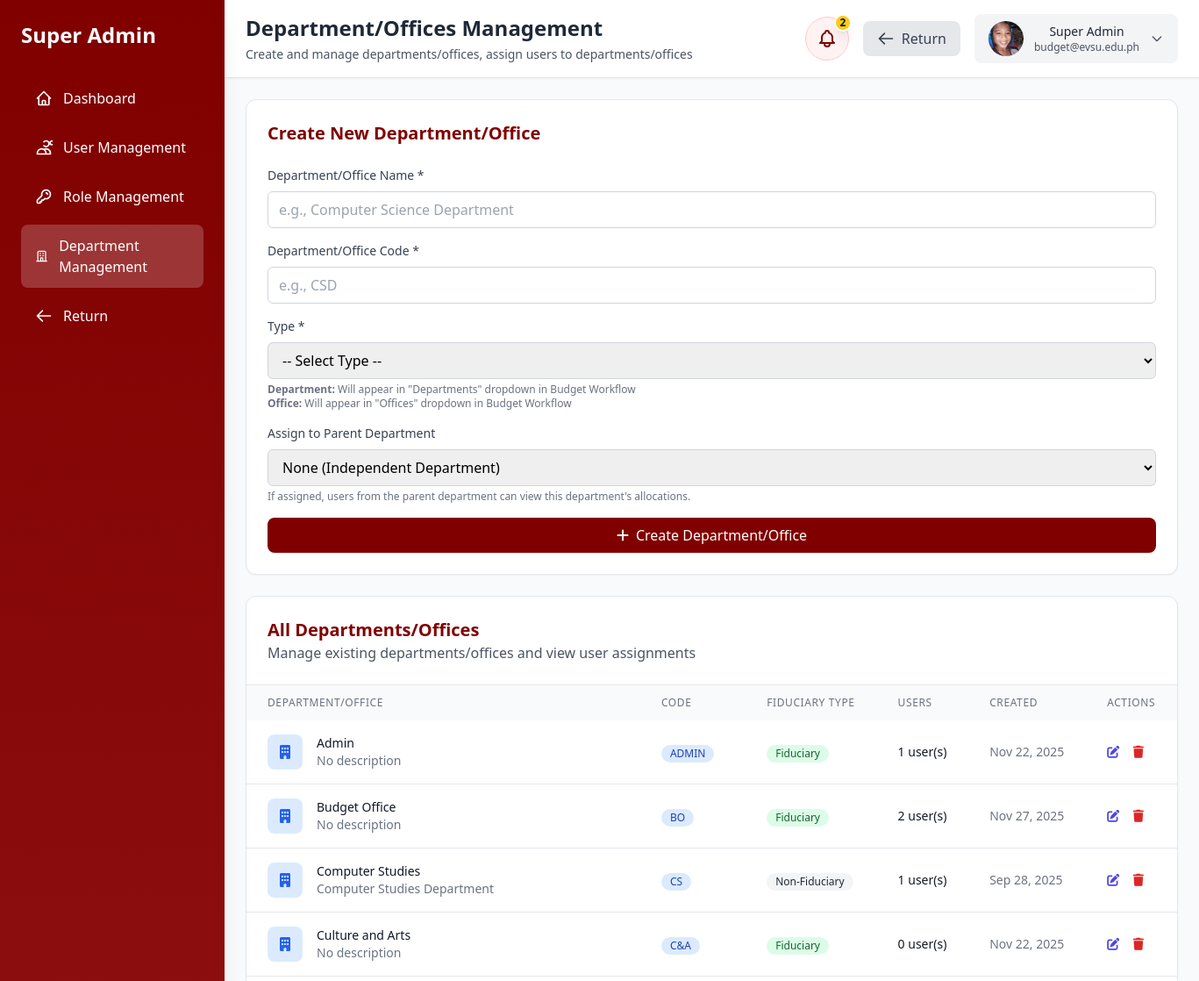
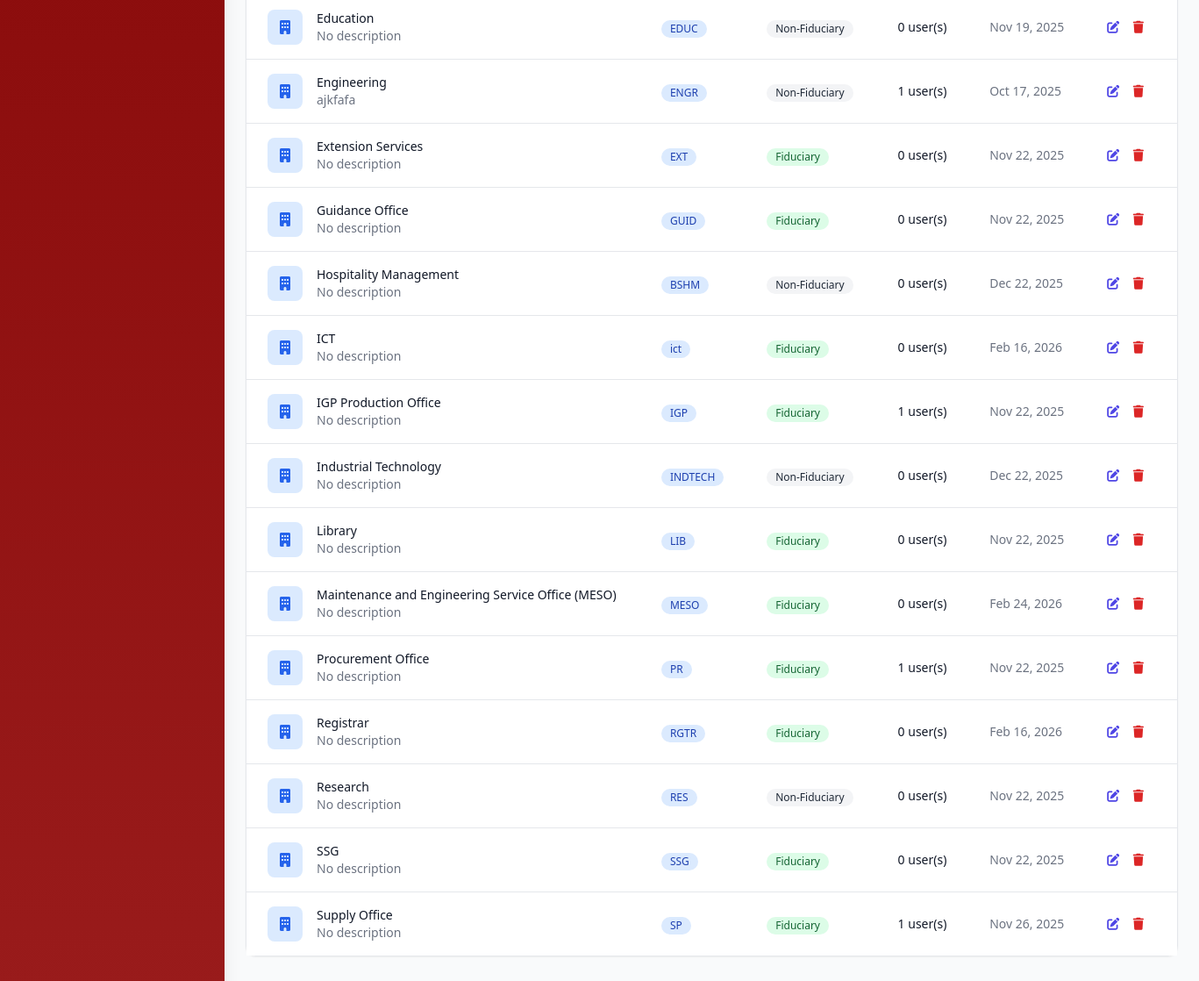
Page /pages/department_management.php (signed in) on the committed database (2 pictures, top to bottom).
### tables this page shows
CREATE TABLE `departments` (
  `id` int(11) NOT NULL,
  `dept_name` varchar(100) NOT NULL,
  `dept_code` varchar(20) NOT NULL,
  `fiduciary_type` enum('Fiduciary','Non-Fiduciary') DEFAULT 'Non-Fiduciary',
  `parent_department_id` int(11) DEFAULT NULL,
  `dept_description` text DEFAULT NULL,
  `is_active` tinyint(1) DEFAULT 1,
  `created_at` timestamp NOT NULL DEFAULT current_timestamp(),
  `updated_at` timestamp NOT NULL DEFAULT current_timestamp() ON UPDATE current_timestamp()
);

### pages/department_management.php (the view, shortened to what this page needs)
<?php
$userEmail = isset($_SESSION['user_email']) ? $_SESSION['user_email'] : '';
include __DIR__ . '/../components/profile_avatar.php';
try {
    $conn = getDB();
    $query = "SELECT d.id, d.dept_name, d.dept_code, d.fiduciary_type, d.parent_department_id, d.dept_description, d.is_active, d.created_at, d.updated_at,
              (SELECT COUNT(*) FROM users WHERE department_id = d.id) as user_count,
              p.dept_name as parent_dept_name
              FROM departments d
              LEFT JOIN departments p ON d.parent_department_id = p.id
              ORDER BY d.dept_name";
    $stmt = $conn->prepare($query);
    $stmt->execute();
    $departments = $stmt->fetchAll(PDO::FETCH_ASSOC);
} catch (Exception $e) {
    $departments = [];
    error_log("Error fetching departments: " . $e->getMessage());
}
?>
<!DOCTYPE html>
<html lang="en">
<head>
    <script src="https://cdn.tailwindcss.com"></script>
    <link rel="stylesheet" href="https://cdnjs.cloudflare.com/ajax/libs/font-awesome/6.0.0/css/all.min.css">
</head>
<body class="bg-gray-50 font-inter">
    <div class="flex min-h-screen">
        <?php include __DIR__ . '/../components/super_admin_sidebar.php'; ?>
        <div class="flex-1 flex flex-col ml-64" data-main-content>
            <header class="bg-white border-b border-gray-200 shadow-sm">
                <div class="px-6 py-4 flex justify-between items-center">
                    <div>
                        <h1 class="text-2xl font-bold text-gray-800">Department/Offices Management</h1>
                        <p class="text-gray-600 text-sm mt-1">Create and manage departments/offices, assign users to departments/offices</p>
                    </div>
                    <div class="flex items-center gap-4">
                        <?php
                        require_once __DIR__ . '/../classes/Notification.php';
                        include __DIR__ . '/../components/notification_bell.php';
                        ?>
                        <button onclick="window.location.href='admin_dashboard.php'" class="px-4 py-2 bg-gray-200 text-gray-700 rounded-lg hover:bg-gray-300 transition-colors flex items-center">
                            <svg class="w-5 h-5 mr-2" fill="none" stroke="currentColor" viewBox="0 0 24 24">
                                <path stroke-linecap="round" stroke-linejoin="round" stroke-width="2" d="M10 19l-7-7m0 0l7-7m-7 7h18"></path>
                            </svg>
                            Return
                        </button>
                        <div class="relative">
                            <button onclick="toggleProfileDropdown()" class="flex items-center space-x-3 bg-gray-100 px-4 py-2 rounded-lg hover:bg-gray-200 transition-colors">
                                <div class="text-sm">
                                    <div class="font-medium text-gray-800"><?php echo htmlspecialchars($username); ?></div>
                                    <div class="text-xs text-gray-600"><?php echo htmlspecialchars($userEmail); ?></div>
                                </div>
                                <svg class="w-4 h-4 text-gray-600" fill="none" stroke="currentColor" viewBox="0 0 24 24">
                                    <path stroke-linecap="round" stroke-linejoin="round" stroke-width="2" d="M19 9l-7 7-7-7"></path>
                                </svg>
                            </button>
                        </div>
                    </div>
                </div>
            </header>
            <div class="flex-1 p-6">
                <div class="space-y-6 mb-6">
                    <div class="bg-white rounded-xl shadow-sm border border-gray-200 p-6">
                        <h2 class="text-xl font-bold text-maroon mb-6">Create New Department/Office</h2>
                        <form method="POST" class="space-y-4">
                            <div>
                                <label class="block text-sm font-medium text-gray-700 mb-2">Department/Office Name *</label>
                                <input type="text" name="dept_name" required class="w-full px-3 py-2 border border-gray-300 rounded-md focus:outline-none focus:ring-2 focus:ring-maroon" placeholder="e.g., Computer Science Department">
                            </div>
                            <div>
                                <label class="block text-sm font-medium text-gray-700 mb-2">Department/Office Code *</label>
                                <input type="text" name="dept_code" required class="w-full px-3 py-2 border border-gray-300 rounded-md focus:outline-none focus:ring-2 focus:ring-maroon" placeholder="e.g., CSD">
                            </div>
                            <div>
                                <label class="block text-sm font-medium text-gray-700 mb-2">Type *</label>
                                <select name="fiduciary_type" required class="w-full px-3 py-2 border border-gray-300 rounded-md focus:outline-none focus:ring-2 focus:ring-maroon">
                                    <option value="">-- Select Type --</option>
                                </select>
                                <p class="text-xs text-gray-500 mt-1">
                                    <strong>Department:</strong> Will appear in "Departments" dropdown in Budget Workflow<br>
                                    <strong>Office:</strong> Will appear in "Offices" dropdown in Budget Workflow
                                </p>
                            </div>
                            <div>
                                <label class="block text-sm font-medium text-gray-700 mb-2">Assign to Parent Department</label>
                                <select name="parent_department_id" class="w-full px-3 py-2 border border-gray-300 rounded-md focus:outline-none focus:ring-2 focus:ring-maroon">
                                    <option value="">None (Independent Department)</option>
                                </select>
                                <p class="text-xs text-gray-500 mt-1">If assigned, users from the parent department can view this department's allocations.</p>
                            </div>
                            <button type="submit" class="w-full bg-maroon text-white py-2 px-4 rounded-lg hover:bg-maroon-dark">
                                <i class="fas fa-plus mr-2"></i>Create Department/Office
                            </button>
                        </form>
                </div>
                <div class="bg-white rounded-xl shadow-sm border border-gray-200">
                    <div class="p-6 border-b border-gray-200">
                        <h2 class="text-xl font-bold text-maroon">All Departments/Offices</h2>
                        <p class="text-gray-600">Manage existing departments/offices and view user assignments</p>
                    </div>
                    <div class="overflow-x-auto">
                        <table class="w-full">
                            <thead class="bg-gray-50">
                                <tr>
                                    <th class="px-6 py-3 text-left text-xs font-medium text-gray-500 uppercase tracking-wider">Department/Office</th>
                                    <th class="px-6 py-3 text-left text-xs font-medium text-gray-500 uppercase tracking-wider">Code</th>
                                    <th class="px-6 py-3 text-left text-xs font-medium text-gray-500 uppercase tracking-wider">Fiduciary Type</th>
                                    <th class="px-6 py-3 text-left text-xs font-medium text-gray-500 uppercase tracking-wider">Users</th>
                                    <th class="px-6 py-3 text-left text-xs font-medium text-gray-500 uppercase tracking-wider">Created</th>
                                    <th class="px-6 py-3 text-left text-xs font-medium text-gray-500 uppercase tracking-wider">Actions</th>
                                </tr>
                            </thead>
                            <tbody class="bg-white divide-y divide-gray-200">
                                <?php if (empty($departments)): ?>
                                    <tr>
                                        <td colspan="6" class="px-6 py-12 text-center text-gray-500">
                                            <i class="fas fa-building text-4xl mb-4"></i>
                                            <p>No departments/offices found</p>
                                            <p class="text-sm mt-2">Create your first department/office using the form above.</p>
                                        </td>
                                    </tr>
                                <?php else: ?>
                                    <?php foreach ($departments as $dept):
                                        $fiduciaryType = $dept['fiduciary_type'] ?? 'Non-Fiduciary';
                                        $isFiduciary = ($fiduciaryType === 'Fiduciary');
                                    ?>
                                        <tr class="hover:bg-gray-50">
                                            <td class="px-6 py-4 whitespace-nowrap">
                                                <div class="flex items-center">
                                                    <div class="flex-shrink-0 h-10 w-10">
                                                        <div class="h-10 w-10 bg-blue-100 rounded-lg flex items-center justify-center">
                                                            <i class="fas fa-building text-blue-600"></i>
                                                        </div>
                                                    </div>
                                                    <div class="ml-4">
                                                        <div class="text-sm font-medium text-gray-900"><?php echo htmlspecialchars($dept['dept_name']); ?></div>
                                                        <div class="text-sm text-gray-500"><?php echo htmlspecialchars($dept['dept_description'] ?: 'No description'); ?></div>
                                                    </div>
                                                </div>
                                            </td>
                                            <td class="px-6 py-4 whitespace-nowrap">
                                                <span class="inline-flex items-center px-2.5 py-0.5 rounded-full text-xs font-medium bg-blue-100 text-blue-800">
                                                    <?php echo htmlspecialchars($dept['dept_code']); ?>
                                                </span>
                                            </td>
                                            <td class="px-6 py-4 whitespace-nowrap">
                                                <span class="inline-flex items-center px-2.5 py-0.5 rounded-full text-xs font-medium <?php echo $isFiduciary ? 'bg-green-100 text-green-800' : 'bg-gray-100 text-gray-800'; ?>">
                                                    <?php echo htmlspecialchars($fiduciaryType); ?>
                                                </span>
                                            </td>
                                            <td class="px-6 py-4 whitespace-nowrap text-sm text-gray-900">
                                                <?php echo $dept['user_count']; ?> user(s)
                                            </td>
                                            <td class="px-6 py-4 whitespace-nowrap text-sm text-gray-500">
                                                <?php echo date('M j, Y', strtotime($dept['created_at'])); ?>
                                            </td>
                                            <td class="px-6 py-4 whitespace-nowrap text-sm font-medium">
                                                <button onclick="openEditModal(<?php echo htmlspecialchars(json_encode($dept)); ?>)" class="text-indigo-600 hover:text-indigo-900 mr-3" title="Edit">
                                                    <i class="fas fa-edit"></i>
                                                </button>
                                                <button onclick="deleteDepartment(<?php echo $dept['id']; ?>, <?php echo $dept['user_count']; ?>)" class="text-red-600 hover:text-red-900" title="Delete">
                                                    <i class="fas fa-trash"></i>
                                                </button>
                                            </td>
                                        </tr>
                                    <?php endforeach; ?>
                                <?php endif; ?>
                            </tbody>
                        </table>
                    </div>
                </div>
            </div>
        </div>
    </div>
</body>
</html>

### rows in the picture
departments: dept_name "Admin", dept_description "No description", dept_code "ADMIN", fiduciary_type "Fiduciary", user_count "1", created_at "Nov 22, 2025"
departments: dept_name "Budget Office", dept_description "No description", dept_code "BO", fiduciary_type "Fiduciary", user_count "2", created_at "Nov 27, 2025"
departments: dept_name "Computer Studies", dept_description "Computer Studies Department", dept_code "CS", fiduciary_type "Non-Fiduciary", user_count "1", created_at "Sep 28, 2025"
departments: dept_name "Culture and Arts", dept_description "No description", dept_code "C&A", fiduciary_type "Fiduciary", user_count "0", created_at "Nov 22, 2025"
departments: dept_name "Education", dept_description "No description", dept_code "EDUC", fiduciary_type "Non-Fiduciary", user_count "0", created_at "Nov 19, 2025"
departments: dept_name "Engineering", dept_description "ajkfafa", dept_code "ENGR", fiduciary_type "Non-Fiduciary", user_count "1", created_at "Oct 17, 2025"
departments: dept_name "Extension Services", dept_description "No description", dept_code "EXT", fiduciary_type "Fiduciary", user_count "0", created_at "Nov 22, 2025"
departments: dept_name "Guidance Office", dept_description "No description", dept_code "GUID", fiduciary_type "Fiduciary", user_count "0", created_at "Nov 22, 2025"
departments: dept_name "Hospitality Management", dept_description "No description", dept_code "BSHM", fiduciary_type "Non-Fiduciary", user_count "0", created_at "Dec 22, 2025"
departments: dept_name "ICT", dept_description "No description", dept_code "ict", fiduciary_type "Fiduciary", user_count "0", created_at "Feb 16, 2026"
departments: dept_name "IGP Production Office", dept_description "No description", dept_code "IGP", fiduciary_type "Fiduciary", user_count "1", created_at "Nov 22, 2025"
departments: dept_name "Industrial Technology", dept_description "No description", dept_code "INDTECH", fiduciary_type "Non-Fiduciary", user_count "0", created_at "Dec 22, 2025"
departments: dept_name "Library", dept_description "No description", dept_code "LIB", fiduciary_type "Fiduciary", user_count "0", created_at "Nov 22, 2025"
departments: dept_name "Maintenance and Engineering Service Office (MESO)", dept_description "No description", dept_code "MESO", fiduciary_type "Fiduciary", user_count "0", created_at "Feb 24, 2026"
departments: dept_name "Procurement Office", dept_description "No description", dept_code "PR", fiduciary_type "Fiduciary", user_count "1", created_at "Nov 22, 2025"
departments: dept_name "Registrar", dept_description "No description", dept_code "RGTR", fiduciary_type "Fiduciary", user_count "0", created_at "Feb 16, 2026"
departments: dept_name "Research", dept_description "No description", dept_code "RES", fiduciary_type "Non-Fiduciary", user_count "0", created_at "Nov 22, 2025"
departments: dept_name "SSG", dept_description "No description", dept_code "SSG", fiduciary_type "Fiduciary", user_count "0", created_at "Nov 22, 2025"
departments: dept_name "Supply Office", dept_description "No description", dept_code "SP", fiduciary_type "Fiduciary", user_count "1", created_at "Nov 26, 2025"

### other values in the picture
$unreadCount "2"
$username "Super Admin"
$userEmail "budget@evsu.edu.ph"
